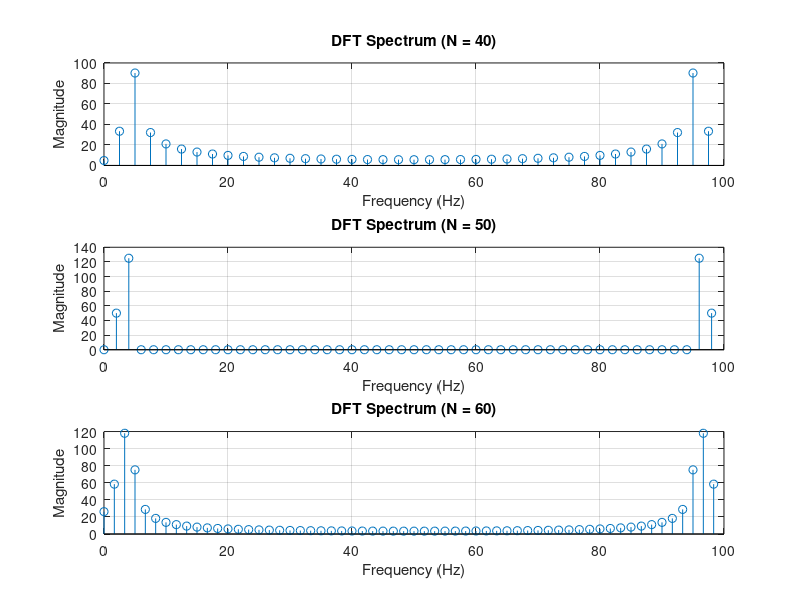

Source code (MATLAB):
% 定义模拟信号
t = 0:0.01:1; % 时间范围为1秒，采样频率100Hz
xa_t = 2*sin(4*pi*t) + 5*cos(8*pi*t);

% 选择不同的N值
N_values = [40, 50, 60];

% 显示不同N值下的DFT谱
figure;

for i = 1:length(N_values)
    N = N_values(i);
    Fs = 100; % 采样频率为100Hz
    n = 0:N-1;
    xn = 2*sin(4*pi*n/Fs) + 5*cos(8*pi*n/Fs);

    % 计算N点DFT
    Xk = fft(xn, N);

    % 计算频率轴
    f = Fs*(0:N-1)/N;

    % 显示DFT谱的绝对值
    subplot(length(N_values), 1, i);
    stem(f, abs(Xk));
    title(['DFT Spectrum (N = ' num2str(N) ')']);
    xlabel('Frequency (Hz)');
    ylabel('Magnitude');
    grid on;
end
